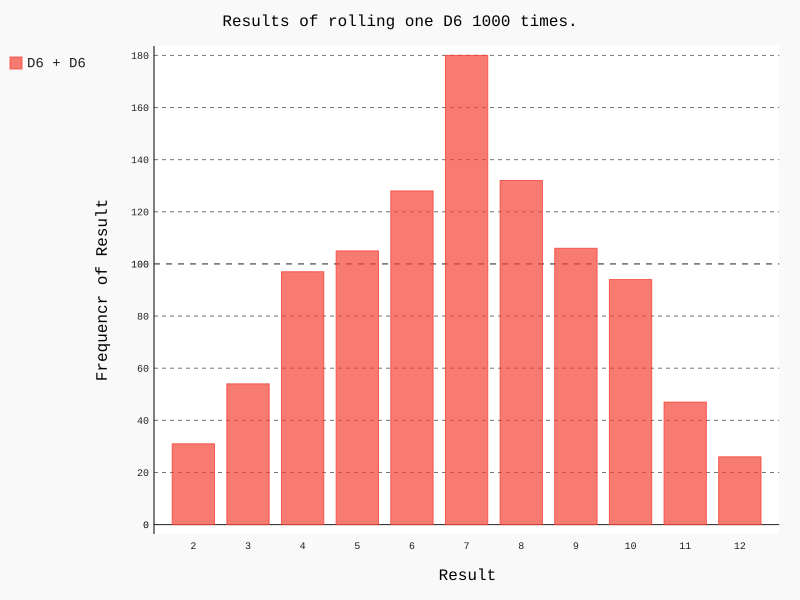

The Python source for this figure:
from die import Die
import pygal

# 创建两个D6
die_1 = Die()
die_2 = Die()

# 掷几次骰子，并将结果存储在一个列表中
results = []
for roll_num in range(1000):
    result = die_1.roll() + die_2.roll()
    results.append(result)

# 分析结果
freqencies = []

max_result = die_1.num_sides + die_2.num_sides
for value in range(2, max_result + 1):
    freqency = results.count(value)
    freqencies.append(freqency)

# 对结果进行可视化
hist = pygal.Bar()

hist.title = "Results of rolling one D6 1000 times."
hist.x_labels = ['2', '3', '4', '5', '6', '7', '8', '9', '10', '11', '12']
hist.x_title = "Result"
hist.y_title = "Frequencr of Result"

hist.add('D6 + D6', freqencies)
hist.render_to_file('dice_visual.svg')
